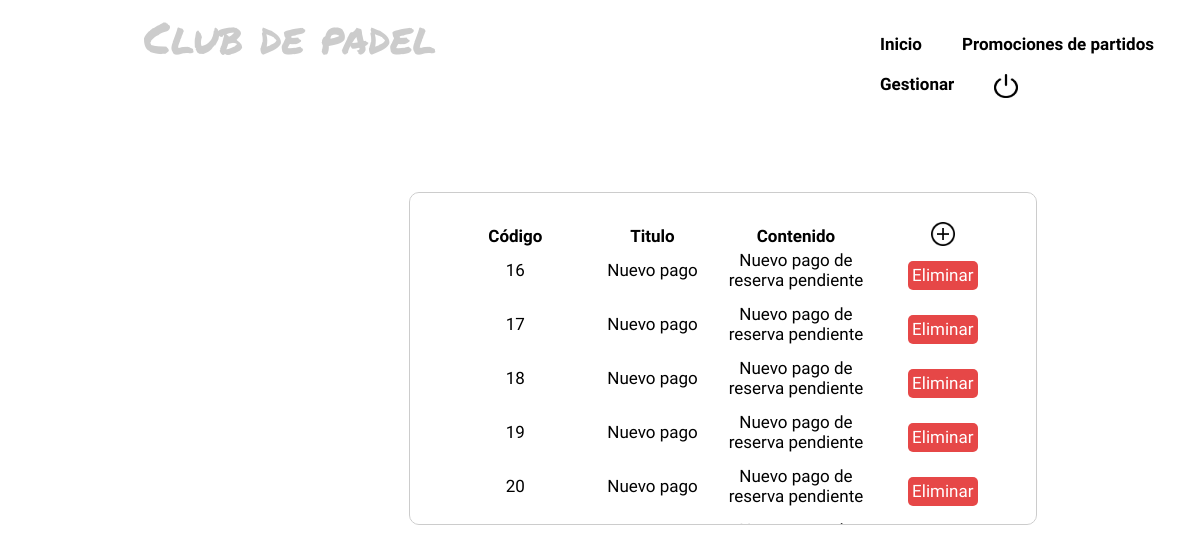
/controllers/Noticias_Controller.php (signed in), run on an earlier commit of the app's database.
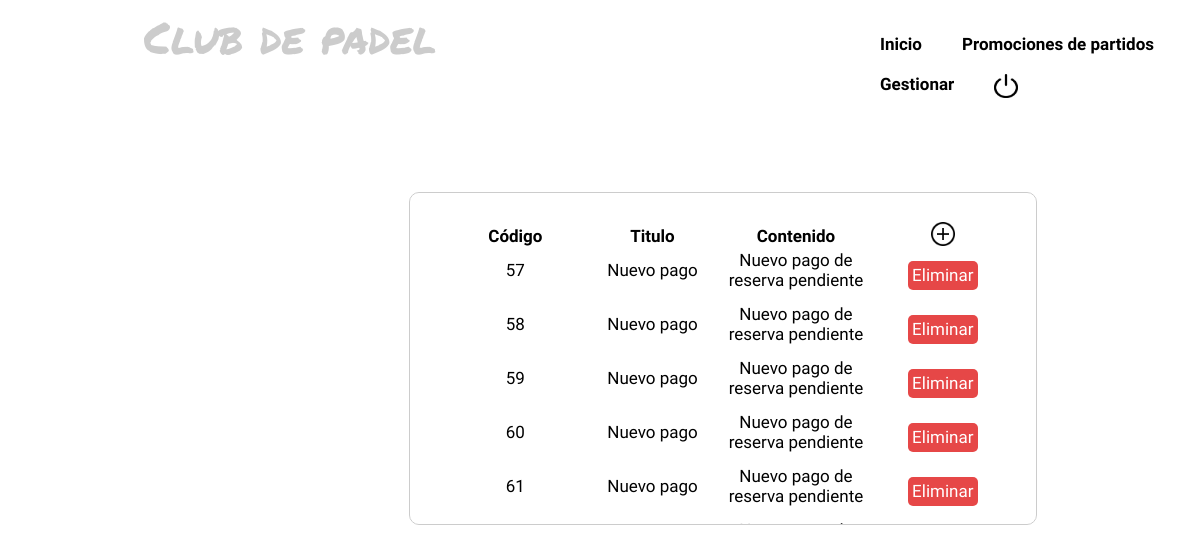
And on a later commit of the database.
### tables this page shows
CREATE TABLE `contenido` (
  `idContenido` int(6) NOT NULL,
  `titulo` varchar(10) NOT NULL,
  `descripcion` varchar(100) NOT NULL,
  `email` varchar(50) NOT NULL
);

### controllers/Noticias_Controller.php (called while the page is built, shortened)
<?php
include '../views/Noticias_Showall_View.php';
include '../models/Noticia_Model.php';
Switch ($_REQUEST['action']){
		 default:
				$modelo = new NoticiaModel('' ,'' ,'', '');
				$contenido = $modelo->showAll();
				$lista = array('  Código  ', '  Titulo  ', '  Descripcion  ');
				new NoticiasShowallView($lista,$contenido);
				break;
}
 ?>

### models/Noticia_Model.php (called while the page is built, shortened)
<?php
class NoticiaModel{
	var $idContenido;
	var $titulo;
	var $descripcion;
	function __construct($idContenido,$titulo,$descripcion,$email){
		$this->idContenido = $idContenido;
		$this->titulo = $titulo;
		$this->descripcion = $descripcion;
		$this->email = $email;
    include_once '../functions/BdAdmin.php';
    $this->mysqli=ConectarBD();
	}
	function showAll(){
		$sql = "SELECT * FROM contenido WHERE (idContenido LIKE '%$this->idContenido%'
																				AND titulo LIKE '%$this->titulo%'
																				AND descripcion LIKE '%$this->descripcion%'
																				AND email LIKE '%$this->email%'
																				)";
		$resultado = $this->mysqli->query($sql);
		return $resultado;
	}
}
?>

### functions/BdAdmin.php (called while the page is built, shortened)
<?php
function ConectarBD()
	{
	    $mysqli = new mysqli("localhost", "root", "", "abp23");
		return $mysqli;
	}
?>

### views/Noticias_Showall_View.php (the view, shortened to what this page needs)
<?php
class NoticiasShowallView
{
	function __construct($fila, $resultado)
	{
		$this->mostrarDatos($fila, $resultado);
	}
	function mostrarDatos($fila, $resultado){
    include '../views/Header.php';
?>
  <table class="tablaNoticiasTodo">
	  <tr>
	    <th>Código</th>
	    <th>Titulo</th>
	    <th>Contenido</th>
			<th>
				<div>
					<a href="../controllers/Noticias_Controller.php?action=ADD" action="ADD" id = "añadirNoticia"><img src="../img/añadir.png" width="24px" height="24px" ></a>
				</div>
			</th>
	  </tr>
<?php
  while ($fila = $resultado->fetch_assoc())
  {
      echo "<tr>";
      echo "<td>".$fila['idContenido']."</td>";
      echo "<td>".$fila["titulo"]."</td>";
      echo "<td>".$fila["descripcion"]."</td>";
?>
<td> <form action="../controllers/Noticias_Controller.php" name ='DELETE'>
				<button class="botonEliminar" name = "action" value = "DELETE">Eliminar</button>
				</form>
</td>
<?php
      echo "</tr>";
     }
?>
  </table>
<?php
include '../views/Footer.php';
?>
<?php
  }
}
?>

What changed in the data, as far as the page shows it:
removed contenido: idContenido "16", titulo "Nuevo pago", descripcion "Nuevo pago de reserva pendiente"
removed contenido: idContenido "17", titulo "Nuevo pago", descripcion "Nuevo pago de reserva pendiente"
removed contenido: idContenido "18", titulo "Nuevo pago", descripcion "Nuevo pago de reserva pendiente"
removed contenido: idContenido "19", titulo "Nuevo pago", descripcion "Nuevo pago de reserva pendiente"
removed contenido: idContenido "20", titulo "Nuevo pago", descripcion "Nuevo pago de reserva pendiente"
added contenido: idContenido "57", titulo "Nuevo pago", descripcion "Nuevo pago de reserva pendiente"
added contenido: idContenido "58", titulo "Nuevo pago", descripcion "Nuevo pago de reserva pendiente"
added contenido: idContenido "59", titulo "Nuevo pago", descripcion "Nuevo pago de reserva pendiente"
added contenido: idContenido "60", titulo "Nuevo pago", descripcion "Nuevo pago de reserva pendiente"
added contenido: idContenido "61", titulo "Nuevo pago", descripcion "Nuevo pago de reserva pendiente"
